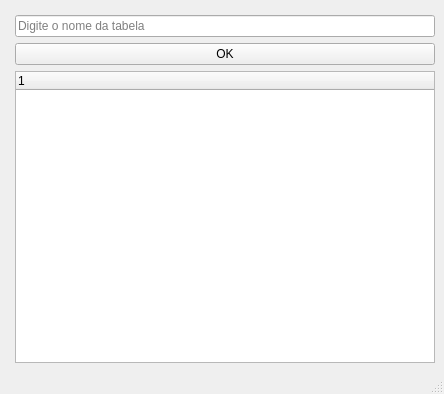
<?xml version="1.0" encoding="UTF-8"?>
<ui version="4.0">
 <class>MainWindow</class>
 <widget class="QMainWindow" name="MainWindow">
  <property name="geometry">
   <rect>
    <x>0</x>
    <y>0</y>
    <width>444</width>
    <height>394</height>
   </rect>
  </property>
  <property name="windowTitle">
   <string>MainWindow</string>
  </property>
  <widget class="QWidget" name="centralwidget">
   <layout class="QFormLayout" name="formLayout_2">
    <item row="0" column="0">
     <layout class="QFormLayout" name="formLayout"/>
    </item>
    <item row="1" column="1">
     <widget class="QLineEdit" name="le_table_name">
      <property name="maximumSize">
       <size>
        <width>16777215</width>
        <height>16777215</height>
       </size>
      </property>
      <property name="placeholderText">
       <string>Digite o nome da tabela</string>
      </property>
     </widget>
    </item>
    <item row="2" column="1">
     <widget class="QPushButton" name="btn_ok">
      <property name="minimumSize">
       <size>
        <width>20</width>
        <height>20</height>
       </size>
      </property>
      <property name="text">
       <string>OK</string>
      </property>
     </widget>
    </item>
    <item row="3" column="1">
     <widget class="QTreeWidget" name="tw_table_info">
      <column>
       <property name="text">
        <string notr="true">1</string>
       </property>
      </column>
     </widget>
    </item>
   </layout>
  </widget>
  <widget class="QMenuBar" name="menubar">
   <property name="geometry">
    <rect>
     <x>0</x>
     <y>0</y>
     <width>444</width>
     <height>21</height>
    </rect>
   </property>
  </widget>
  <widget class="QStatusBar" name="statusbar"/>
 </widget>
 <resources/>
 <connections/>
</ui>
